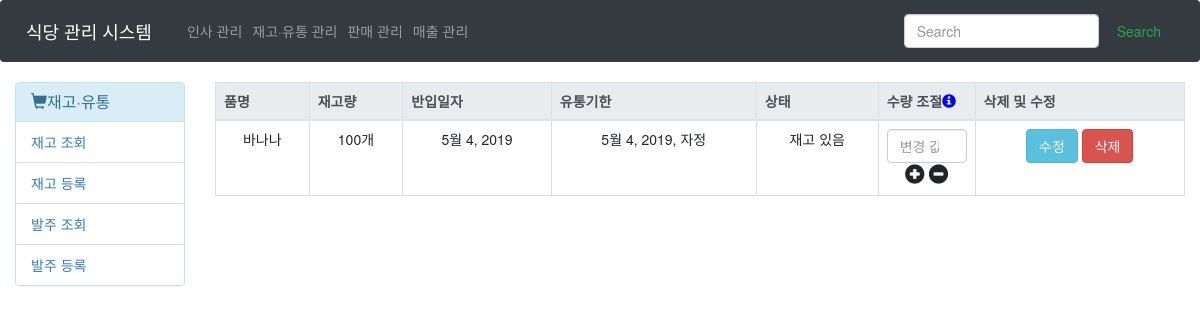
/Stock/Inquiry/, run on an earlier commit of the app's database.
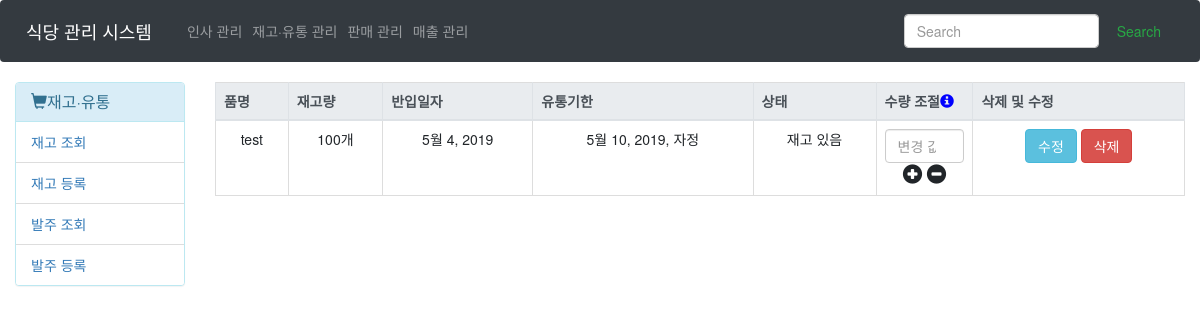
And on a later commit of the database.
### Main/models.py (models this page shows, shortened)
class Stock(models.Model):
    s_name = models.CharField(max_length=30, verbose_name="재고명")
    s_count = models.IntegerField(verbose_name='재고량', default=0)
    s_unit = models.CharField(max_length=10, verbose_name='단위', blank=True, null=True)
    s_incoming_at = models.DateField(verbose_name='반입일자', null=True, blank=True)
    s_status = models.BooleanField(verbose_name='상태', default=True)
    s_caution_num = models.PositiveIntegerField(verbose_name="경고 수량", null=True, blank=True)
    s_expire_at = models.DateTimeField(verbose_name='유통기한', null=True, blank=True)

### Main/views.py (the view)
# urls.py: path('Stock/Inquiry/', views.readItems, name="readItems"),
def readItems(request):
    try:
        Stocks = Stock.objects.all()
    except Exception as e:
        Stocks = None
    return render(request, 'Main/Stock/Stock_read_items.html', {
        'Stocks' : Stocks
    })

### Main/templates/Main/Stock/Stock_read_items.html (shortened to what this page needs)
{% extends 'Main/Stock/main.html' %}
{% block content %}
    <table class="table table-bordered text-center">
    <thead class="thead thead-light">
        <th>품명</th>
        <th>재고량</th>
        <th>반입일자</th>
        <th>유통기한</th>
        <th>상태</th>
        <th style="width : 10%;">수량 조절<i id="tooltip" class="glyphicon glyphicon-info-sign" style="color : blue" title="기존 재고량에 재고를 쉽게 더하거나 뺄 수 있습니다."></i></th>
        <th>삭제 및 수정</th>
    </thead>
    <tbody>
    {% if Stocks %}
        {% for stock in Stocks %}
        <tr>
            <td>{{stock.s_name}}</td>
            <td id="count{{stock.pk}}">{{stock.s_count}}{{stock.s_unit}}</td>
            <td>{{stock.s_incoming_at}}</td>
            <td>{{stock.s_expire_at}}</td>
            {% if stock.s_status == True %}
                <td>재고 있음</td>
            {% else %}
                <td>소진</td>
            {% endif %}
            <td>
                <input id="value{{stock.pk}}" type="number" class="form-control" placeholder="변경 값">
                <i class="glyphicon glyphicon-plus-sign" style="font-size : 20px;" onclick="modifyValue(0, {{stock.s_count}}, {{stock.pk}})"></i>
                <i class="glyphicon glyphicon-minus-sign" style="font-size : 20px;" onclick="modifyValue(1, {{stock.s_count}}, {{stock.pk}})"></i>
            </td>
            <td>
                <form name="update" method="GET" action="{% url 'main:updateItem' stock.pk %}" style="display : inline;">
                    <input type="submit" class="btn btn-info" value="수정">
                </form>
                <form name="delete" method="POST" style="display : inline;">
                    <input type="button" class="btn btn-danger" value="삭제" onclick="isDelete({{stock.pk}});">
                </form>
            </td>
        </tr>
        {% endfor %}
    {% else %}
        <td colspan="8">등록된 재고가 없습니다.</td>
    {% endif %}
    </tbody>
    </table>
{% endblock %}

What changed in the data, as far as the page shows it:
removed Stock: s_name "바나나", s_count "100", s_unit "개", s_incoming_at "5월 4, 2019", s_expire_at "5월 4, 2019, 자정", s_status "재고 있음"
added Stock: s_name "test", s_count "100", s_unit "개", s_incoming_at "5월 4, 2019", s_expire_at "5월 10, 2019, 자정", s_status "재고 있음"
